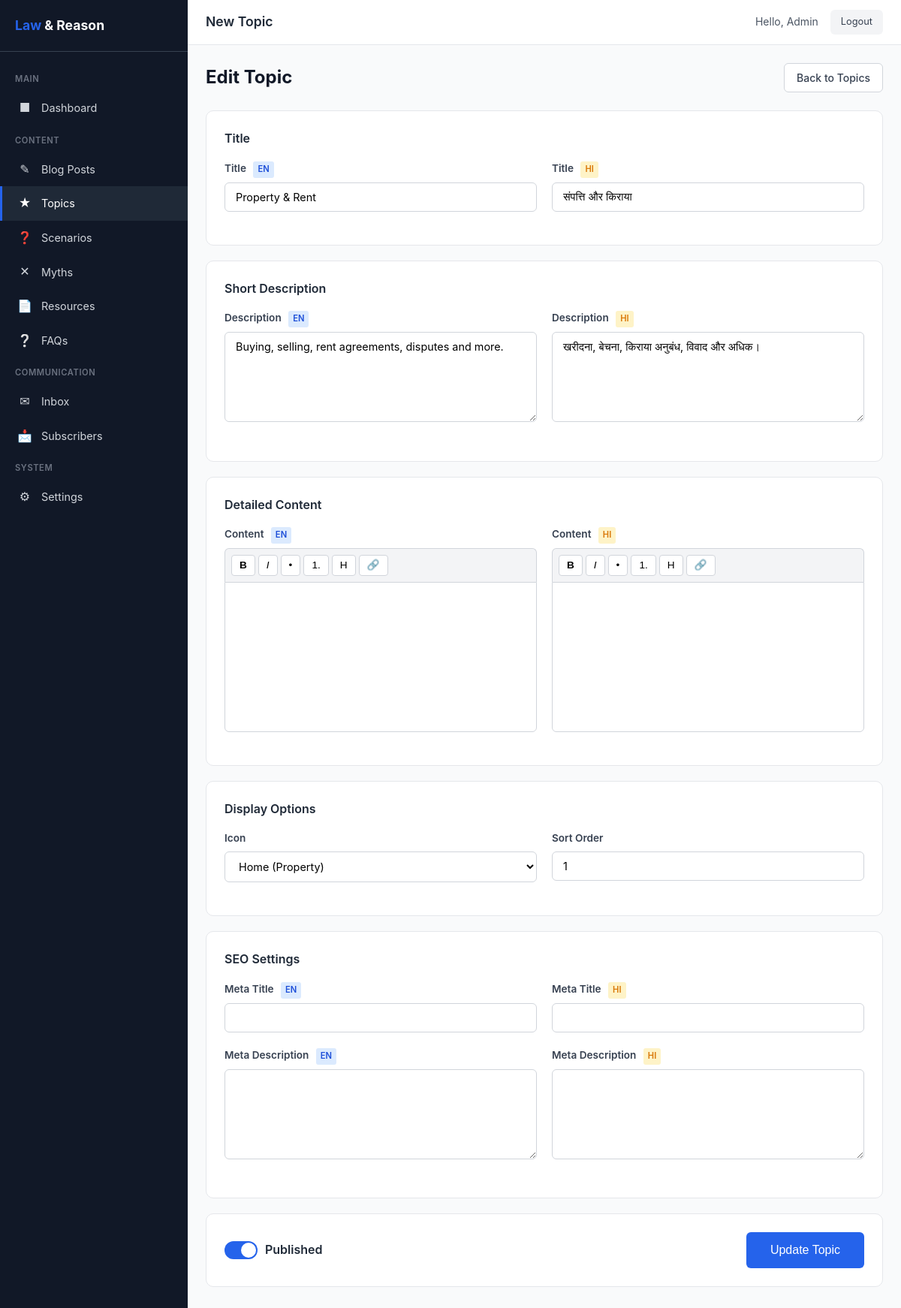
The app's page /admin/topic-edit.php?id=1 (signed in) with its own data.
### tables this page shows
CREATE TABLE topics (
    id INT AUTO_INCREMENT PRIMARY KEY,
    slug VARCHAR(100) NOT NULL UNIQUE,
    title_en VARCHAR(255) NOT NULL,
    title_hi VARCHAR(255) NOT NULL,
    description_en TEXT,
    description_hi TEXT,
    content_en LONGTEXT,
    content_hi LONGTEXT,
    icon VARCHAR(50) DEFAULT NULL,
    meta_title_en VARCHAR(160),
    meta_title_hi VARCHAR(160),
    meta_description_en VARCHAR(320),
    meta_description_hi VARCHAR(320),
    sort_order INT DEFAULT 0,
    is_published TINYINT(1) DEFAULT 1,
    created_at DATETIME DEFAULT CURRENT_TIMESTAMP,
    updated_at DATETIME DEFAULT CURRENT_TIMESTAMP ON UPDATE CURRENT_TIMESTAMP
);

### admin/topic-edit.php (the view, shortened to what this page needs)
<?php
require_once __DIR__ . '/includes/admin-header.php';
$db = getDB();
$topic = [
    'id' => '',
    'slug' => '',
    'title_en' => '',
    'title_hi' => '',
    'description_en' => '',
    'description_hi' => '',
    'content_en' => '',
    'content_hi' => '',
    'icon' => '',
    'meta_title_en' => '',
    'meta_title_hi' => '',
    'meta_description_en' => '',
    'meta_description_hi' => '',
    'sort_order' => 0,
    'is_published' => 1,
];
$isEdit = false;
if (isset($_GET['id'])) {
    $stmt = $db->prepare("SELECT * FROM topics WHERE id = ?");
    $stmt->execute([(int)$_GET['id']]);
    $existing = $stmt->fetch();
    if ($existing) {
        $topic = $existing;
        $isEdit = true;
    }
}
$iconOptions = [
    '' => 'None',
    'icon-home' => 'Home (Property)',
    'icon-users' => 'Users (Family)',
    'icon-cart' => 'Cart (Consumer)',
    'icon-briefcase' => 'Briefcase (Employment)',
    'icon-document' => 'Document (Cheque/Docs)',
    'icon-shield' => 'Shield (Police/Criminal)',
    'icon-person' => 'Person (Senior Citizen)',
    'icon-clipboard' => 'Clipboard (Documentation)',
    'icon-gavel' => 'Gavel (Law)',
    'icon-scale' => 'Scale (Justice)',
];
?>
<div class="page-header">
    <h1><?= $isEdit ? 'Edit Topic' : 'New Topic' ?></h1>
    <a href="/admin/topics.php" class="btn btn-outline">Back to Topics</a>
</div>
<form method="POST">
    <div class="card">
        <h3 class="card-title" style="margin-bottom: 16px;">Title</h3>
        <div class="bilingual-row">
            <div class="form-group">
                <label class="form-label">Title <span class="lang-label lang-en">EN</span></label>
                <input type="text" name="title_en" class="form-input" value="<?= htmlspecialchars($topic['title_en']) ?>" required>
            </div>
            <div class="form-group">
                <label class="form-label">Title <span class="lang-label lang-hi">HI</span></label>
                <input type="text" name="title_hi" class="form-input" value="<?= htmlspecialchars($topic['title_hi']) ?>">
            </div>
        </div>
    </div>
    <div class="card">
        <h3 class="card-title" style="margin-bottom: 16px;">Short Description</h3>
        <div class="bilingual-row">
            <div class="form-group">
                <label class="form-label">Description <span class="lang-label lang-en">EN</span></label>
                <textarea name="description_en" class="form-textarea" rows="3"><?= htmlspecialchars($topic['description_en']) ?></textarea>
            </div>
            <div class="form-group">
                <label class="form-label">Description <span class="lang-label lang-hi">HI</span></label>
                <textarea name="description_hi" class="form-textarea" rows="3"><?= htmlspecialchars($topic['description_hi']) ?></textarea>
            </div>
        </div>
    </div>
    <div class="card">
        <h3 class="card-title" style="margin-bottom: 16px;">Detailed Content</h3>
        <div class="bilingual-row">
            <div class="form-group">
                <label class="form-label">Content <span class="lang-label lang-en">EN</span></label>
                <div class="editor-toolbar" data-target="content_en">
                    <button type="button" onclick="execCmd('bold')" title="Bold"><b>B</b></button>
                    <button type="button" onclick="execCmd('italic')" title="Italic"><i>I</i></button>
                    <button type="button" onclick="execCmd('insertUnorderedList')" title="List">&#8226;</button>
                    <button type="button" onclick="execCmd('insertOrderedList')" title="Numbered">1.</button>
                    <button type="button" onclick="execHeading()" title="Heading">H</button>
                    <button type="button" onclick="execLink()" title="Link">&#128279;</button>
                </div>
                <div class="rich-editor" contenteditable="true" id="editor_content_en"><?= $topic['content_en'] ?></div>
            </div>
            <div class="form-group">
                <label class="form-label">Content <span class="lang-label lang-hi">HI</span></label>
                <div class="editor-toolbar" data-target="content_hi">
                    <button type="button" onclick="execCmd('bold')" title="Bold"><b>B</b></button>
                    <button type="button" onclick="execCmd('italic')" title="Italic"><i>I</i></button>
                    <button type="button" onclick="execCmd('insertUnorderedList')" title="List">&#8226;</button>
                    <button type="button" onclick="execCmd('insertOrderedList')" title="Numbered">1.</button>
                    <button type="button" onclick="execHeading()" title="Heading">H</button>
                    <button type="button" onclick="execLink()" title="Link">&#128279;</button>
                </div>
                <div class="rich-editor" contenteditable="true" id="editor_content_hi"><?= $topic['content_hi'] ?></div>
            </div>
        </div>
    </div>
    <div class="card">
        <h3 class="card-title" style="margin-bottom: 16px;">Display Options</h3>
        <div class="bilingual-row">
            <div class="form-group">
                <label class="form-label">Icon</label>
                <select name="icon" class="form-select">
                    <?php foreach ($iconOptions as $value => $label): ?>
                        <option value="<?= htmlspecialchars($value) ?>" <?= $topic['icon'] === $value ? 'selected' : '' ?>><?= htmlspecialchars($label) ?></option>
                    <?php endforeach; ?>
                </select>
            </div>
            <div class="form-group">
                <label class="form-label">Sort Order</label>
                <input type="number" name="sort_order" class="form-input" value="<?= (int)$topic['sort_order'] ?>" min="0">
            </div>
        </div>
    </div>
    <div class="card">
        <h3 class="card-title" style="margin-bottom: 16px;">SEO Settings</h3>
        <div class="bilingual-row">
            <div class="form-group">
                <label class="form-label">Meta Title <span class="lang-label lang-en">EN</span></label>
                <input type="text" name="meta_title_en" class="form-input" value="<?= htmlspecialchars($topic['meta_title_en']) ?>" maxlength="160">
            </div>
            <div class="form-group">
                <label class="form-label">Meta Title <span class="lang-label lang-hi">HI</span></label>
                <input type="text" name="meta_title_hi" class="form-input" value="<?= htmlspecialchars($topic['meta_title_hi']) ?>" maxlength="160">
            </div>
        </div>
        <div class="bilingual-row">
            <div class="form-group">
                <label class="form-label">Meta Description <span class="lang-label lang-en">EN</span></label>
                <textarea name="meta_description_en" class="form-textarea" rows="2" maxlength="320"><?= htmlspecialchars($topic['meta_description_en']) ?></textarea>
            </div>
            <div class="form-group">
                <label class="form-label">Meta Description <span class="lang-label lang-hi">HI</span></label>
                <textarea name="meta_description_hi" class="form-textarea" rows="2" maxlength="320"><?= htmlspecialchars($topic['meta_description_hi']) ?></textarea>
            </div>
        </div>
    </div>
    <div class="card">
        <div style="display: flex; align-items: center; justify-content: space-between;">
            <label class="toggle-label">
                <span class="toggle-switch"></span>
                <span style="font-weight: 600;">Published</span>
            </label>
            <button type="submit" class="btn btn-primary" style="padding: 12px 32px; font-size: 1rem;">
                <?= $isEdit ? 'Update Topic' : 'Save Topic' ?>
            </button>
        </div>
    </div>
</form>
<?php require_once __DIR__ . '/includes/admin-footer.php'; ?>

### admin/includes/admin-header.php (style rules this page uses)
:root { --primary: #2563eb; --primary-dark: #1d4ed8; --primary-light: #dbeafe; --success: #16a34a; --success-light: #dcfce7; --danger: #dc2626; --danger-light: #fee2e2; --warning: #d97706; --warning-light: #fef3c7; --gray-50: #f9fafb; --gray-100: #f3f4f6; --gray-200: #e5e7eb; --gray-300: #d1d5db; --gray-400: #9ca3af; --gray-500: #6b7280; --gray-600: #4b5563; --gray-700: #374151; --gray-800: #1f2937; --gray-900: #111827; --sidebar-width: 250px; }
* { margin: 0; padding: 0; box-sizing: border-box; }
body { font-family: -apple-system, BlinkMacSystemFont, 'Segoe UI', Roboto, sans-serif; background: var(--gray-50); color: var(--gray-800); line-height: 1.6; }
.card { background: #fff; border-radius: 10px; border: 1px solid var(--gray-200); padding: 24px; margin-bottom: 20px; }
.card-title { font-size: 1rem; font-weight: 600; color: var(--gray-800); }
.btn { display: inline-flex; align-items: center; gap: 6px; padding: 8px 16px; border-radius: 6px; font-size: 0.875rem; font-weight: 500; text-decoration: none; border: none; cursor: pointer; transition: all 0.2s; line-height: 1.5; }
.btn-primary { background: var(--primary); color: #fff; }
.btn-outline { background: #fff; color: var(--gray-700); border: 1px solid var(--gray-300); }
.form-group { margin-bottom: 20px; }
.form-label { display: block; font-size: 0.85rem; font-weight: 600; color: var(--gray-700); margin-bottom: 6px; }
.form-input, .form-select, .form-textarea { width: 100%; padding: 10px 14px; border: 1px solid var(--gray-300); border-radius: 6px; font-size: 0.9rem; font-family: inherit; transition: border-color 0.2s; background: #fff; }
.form-textarea { min-height: 120px; resize: vertical; }
.bilingual-row { display: grid; grid-template-columns: 1fr 1fr; gap: 20px; }
.lang-label { display: inline-block; font-size: 0.7rem; padding: 2px 6px; border-radius: 3px; margin-left: 6px; font-weight: 600; }
.lang-en { background: #dbeafe; color: #1d4ed8; }
.lang-hi { background: #fef3c7; color: #d97706; }
.toggle-label { display: flex; align-items: center; gap: 10px; cursor: pointer; }
.toggle-switch { position: relative; width: 44px; height: 24px; background: var(--gray-300); border-radius: 12px; transition: background 0.3s; }
.toggle-switch::after { content: ''; position: absolute; top: 2px; left: 2px; width: 20px; height: 20px; background: #fff; border-radius: 50%; transition: transform 0.3s; }
.toggle-input:checked + .toggle-switch { background: var(--primary); }
.toggle-input:checked + .toggle-switch::after { transform: translateX(20px); }
.page-header { display: flex; justify-content: space-between; align-items: center; margin-bottom: 24px; }
.page-header h1 { font-size: 1.5rem; font-weight: 700; color: var(--gray-900); }

### admin/topic-edit.php (style rules this page uses)
.editor-toolbar { display: flex; gap: 4px; padding: 8px; background: var(--gray-100); border: 1px solid var(--gray-300); border-bottom: none; border-radius: 6px 6px 0 0; }
.editor-toolbar button { padding: 6px 10px; border: 1px solid var(--gray-300); background: #fff; border-radius: 4px; cursor: pointer; font-size: 0.85rem; line-height: 1; }
.rich-editor { min-height: 200px; padding: 14px; border: 1px solid var(--gray-300); border-radius: 0 0 6px 6px; font-size: 0.95rem; line-height: 1.7; overflow-y: auto; max-height: 400px; background: #fff; }

### records on screen
topics: title_en "Property & Rent", title_hi "संपत्ति और किराया", description_en "Buying, selling, rent agreements, disputes and more.", description_hi "खरीदना, बेचना, किराया अनुबंध, विवाद और अधिक।", icon "Home (Property)", sort_order "1"

### other values on screen
$pageTitle "New Topic"
$adminName "Admin"
